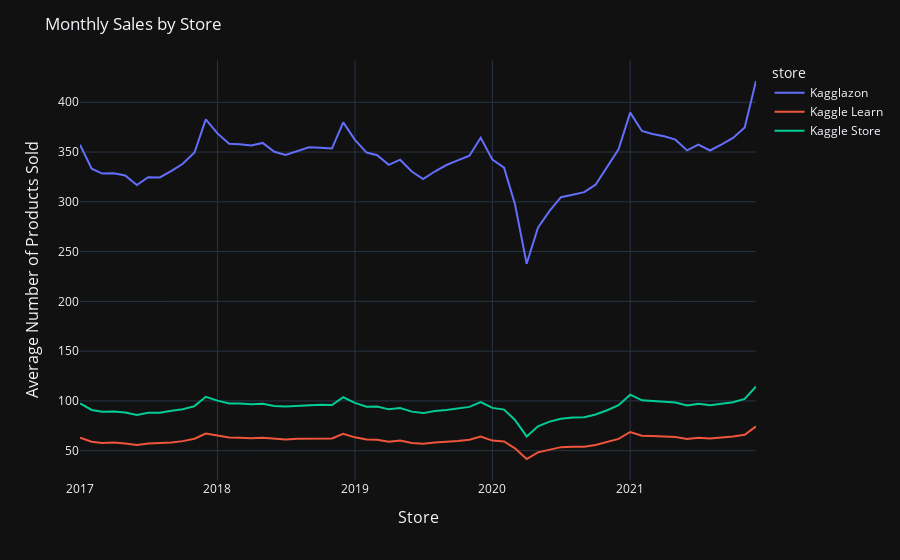

Notebook source saved alongside this figure:
### Code cell
# Sales by stores

monthly_sales_store = train_df.groupby([train_df['date'].dt.to_period('M'), 'store']).mean()['num_sold'].reset_index()
monthly_sales_store['date'] = monthly_sales_store['date'].dt.to_timestamp() 

fig = px.line(data_frame=monthly_sales_store, x='date', y='num_sold', color='store')
fig.update_layout(
    title_text='Monthly Sales by Store',
    xaxis=dict(
        title='Store',
        titlefont_size=16
    ),
    yaxis=dict(
        title='Average Number of Products Sold',
        titlefont_size=16
    ),
    template='plotly_dark'
)
fig.show()
